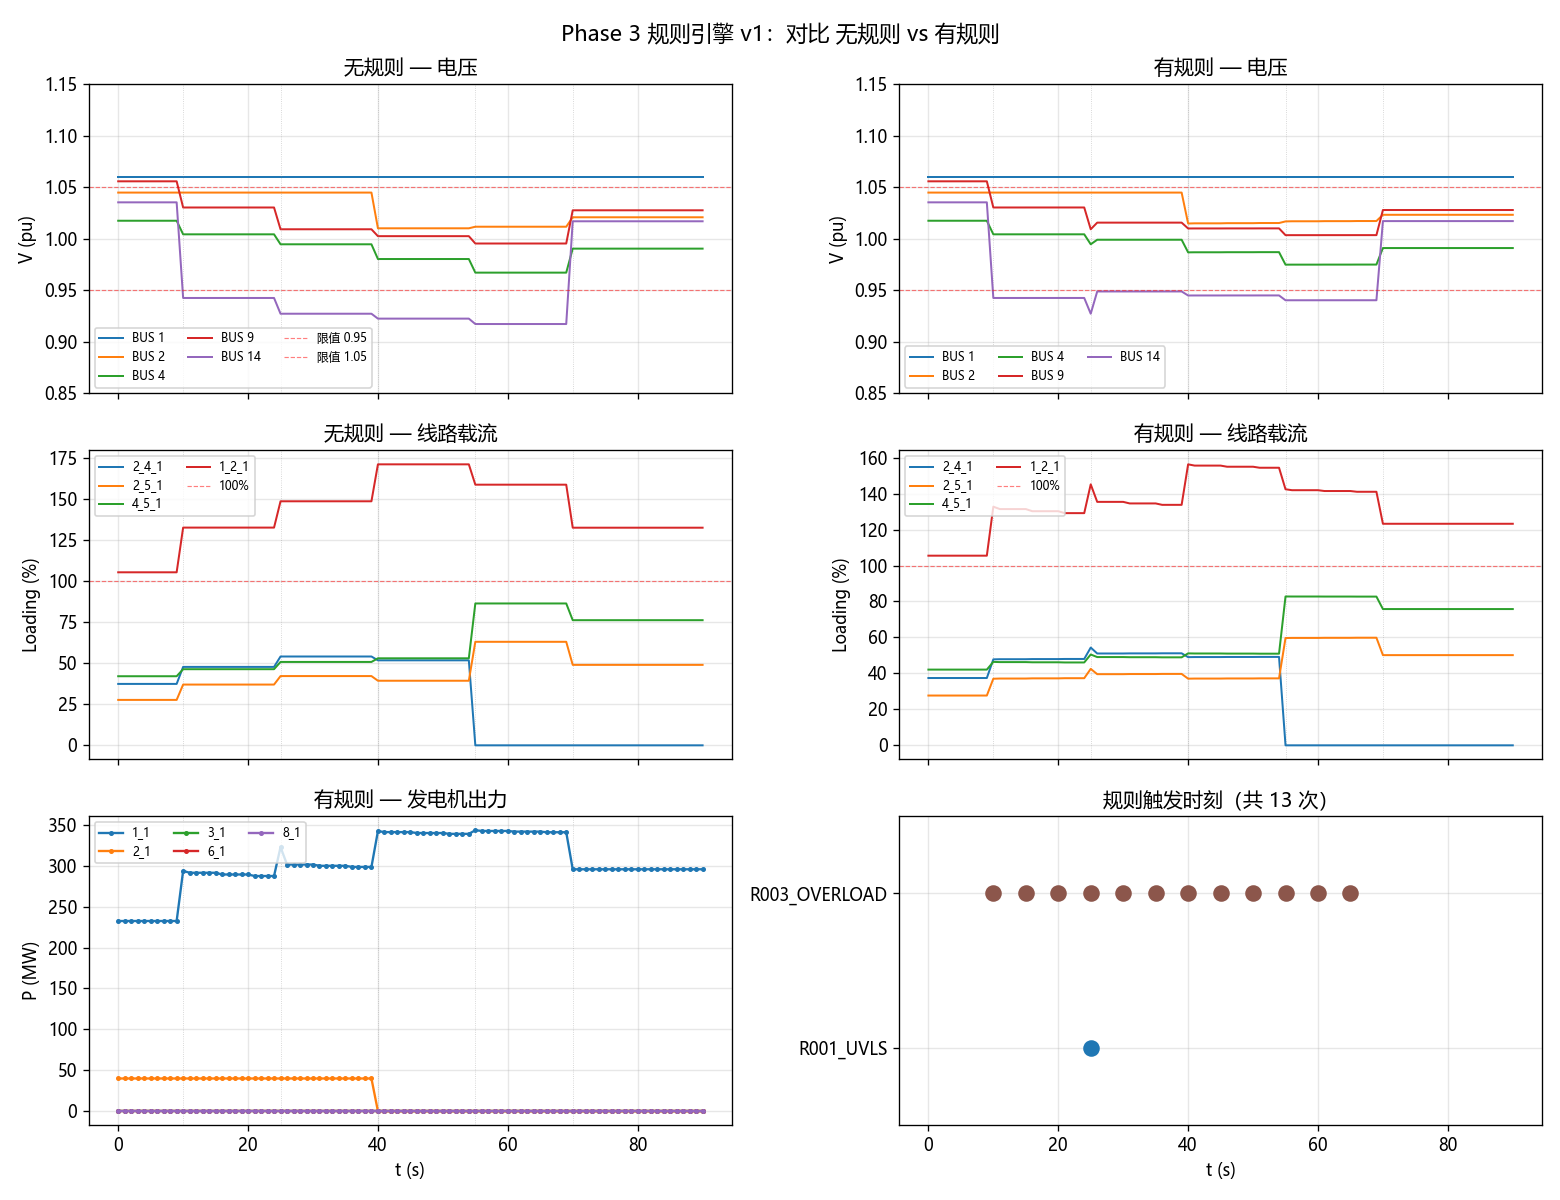

Generate this figure with Python:
# -*- coding: utf-8 -*-
"""
实验四：规则引擎 v1 验证（Phase 3）
================================================
目标：对比"无规则" vs "有规则"两个场景，证明规则改善系统指标

事件剧本（与 exp03 相同）：
  t= 10s  BUS 14 +50MW
  t= 25s  BUS 9  +30MW
  t= 40s  G2_1  跳机
  t= 55s  线 2_4_1 跳闸
  t= 70s  BUS 14 -50MW（恢复）

规则组：
  R001_UVLS      V<0.93pu -> 切30%负荷（冷却5s）
  R002_OVGR      V>1.07pu -> 降出力20%（冷却5s）
  R003_OVERLOAD  线 loading>130% -> 末端切10%负荷（冷却5s）

对比指标：
  - 最低电压（越接近 0.95 越好）
  - 最大线路载流百分比（越低越好）
  - 总负荷切除量
  - 规则触发次数

运行：
  gridcal-env/Scripts/python.exe lab_scripts/exp04_rule_engine.py
"""

import warnings
warnings.filterwarnings("ignore")

import numpy as np
import matplotlib
matplotlib.use("Agg")
import matplotlib.pyplot as plt
import matplotlib.font_manager as fm

# 尝试找一个支持中文的字体（Windows 默认 SimHei / Microsoft YaHei）
for candidate in ("Microsoft YaHei", "SimHei", "Noto Sans CJK SC", "Arial Unicode MS"):
    if any(candidate in f.name for f in fm.fontManager.ttflist):
        plt.rcParams["font.sans-serif"] = [candidate]
        break
plt.rcParams["axes.unicode_minus"] = False  # 负号显示

import VeraGridEngine as vg
from event_sim import Simulator, make_schedule
from rule_engine import build_default_rules, RuleEngine

GRID_FILE = "Grids_and_profiles/grids/IEEE 14 bus.raw"


def build_schedule():
    return make_schedule(
        (10.0, "load_add",  "BUS 14", 50.0),
        (25.0, "load_add",  "BUS 9",  30.0),
        (40.0, "gen_trip",  "2_1"),
        (55.0, "line_trip", "2_4_1"),
        (70.0, "load_drop", "_evt_1"),
    )


def run_scenario(with_rules: bool):
    """跑一次完整剧本，返回 (df, engine or None)。"""
    grid = vg.open_file(GRID_FILE)
    sim = Simulator(grid, dt=1.0, verbose=False)
    schedule = build_schedule()

    engine = None
    if with_rules:
        rules = build_default_rules(
            v_under=0.93,
            v_over=1.10,
            line_overload_pct=130.0,
            shed_fraction_uv=0.30,
            shed_fraction_overload=0.10,
            gen_reduce_fraction=0.20,
            cooldown=5.0,
        )
        engine = RuleEngine(rules, name="default")
    df = sim.run(duration=90.0, schedule=schedule, rules=engine)
    return df, engine


def summarize(df: np.ndarray, label: str) -> dict:
    """从状态 DataFrame 提取关键指标。"""
    conv = df[df["converged"]].copy()
    if len(conv) == 0:
        return {"label": label, "converged_steps": 0}

    # 所有 v_* 列的最小值（最低电压）
    v_cols = [c for c in conv.columns if c.startswith("v_")]
    line_cols = [c for c in conv.columns if c.startswith("line_")]

    min_v = float(conv[v_cols].min().min())
    max_load = float(conv[line_cols].max().max())
    max_loss = float(conv["loss_mw"].max())

    # 总负荷切除量 = 基线 - 当前 (用每个时刻的总负荷近似)
    # 简单做法：gen.P 减少之和（更准的：monitor 每个 step 的 sum(load.P)）
    return {
        "label": label,
        "converged_steps": int(conv.shape[0]),
        "min_v_pu": min_v,
        "max_line_load_pct": max_load,
        "max_loss_mw": max_loss,
    }


def report_summary(rows: list[dict]):
    """打印对比表。"""
    print(f"\n{'场景':<14s} | {'converged':>10s} | {'min V (pu)':>10s} | "
          f"{'max load %':>10s} | {'max loss MW':>10s}")
    print("-" * 70)
    for r in rows:
        print(f"{r['label']:<14s} | {r['converged_steps']:>10d} | "
              f"{r['min_v_pu']:>10.4f} | {r['max_line_load_pct']:>10.2f} | "
              f"{r['max_loss_mw']:>10.2f}")


def plot_comparison(df_off: np.ndarray, df_on: np.ndarray,
                    engine: RuleEngine, key_buses, key_lines):
    """画 6 张子图：电压、线路载流、规则触发时间轴。"""
    fig, axes = plt.subplots(3, 2, figsize=(13, 10), sharex=True)
    fig.suptitle("Phase 3 规则引擎 v1：对比 无规则 vs 有规则", fontsize=13)

    # 上左：无规则 电压
    ax = axes[0, 0]
    for b in key_buses:
        col = f"v_{b}"
        if col in df_off.columns:
            ax.plot(df_off["t"], df_off[col], label=b, lw=1.2)
    ax.axhline(0.95, color="r", ls="--", lw=0.7, alpha=0.5, label="限值 0.95")
    ax.axhline(1.05, color="r", ls="--", lw=0.7, alpha=0.5, label="限值 1.05")
    ax.set_ylim(0.85, 1.15)
    ax.set_ylabel("V (pu)")
    ax.set_title("无规则 — 电压")
    ax.legend(loc="lower left", fontsize=7, ncol=3)
    ax.grid(True, alpha=0.3)

    # 事件竖线（两张电压图共用）
    for ev_t in (10, 25, 40, 55, 70):
        for a in (axes[0, 0], axes[0, 1], axes[1, 0], axes[1, 1], axes[2, 0]):
            a.axvline(ev_t, color="gray", ls=":", lw=0.5, alpha=0.4)

    # 上右：有规则 电压
    ax = axes[0, 1]
    for b in key_buses:
        col = f"v_{b}"
        if col in df_on.columns:
            ax.plot(df_on["t"], df_on[col], label=b, lw=1.2)
    ax.axhline(0.95, color="r", ls="--", lw=0.7, alpha=0.5)
    ax.axhline(1.05, color="r", ls="--", lw=0.7, alpha=0.5)
    ax.set_ylim(0.85, 1.15)
    ax.set_ylabel("V (pu)")
    ax.set_title("有规则 — 电压")
    ax.legend(loc="lower left", fontsize=7, ncol=3)
    ax.grid(True, alpha=0.3)

    # 中左：无规则 线路载流
    ax = axes[1, 0]
    for l in key_lines:
        col = f"line_{l}"
        if col in df_off.columns:
            ax.plot(df_off["t"], df_off[col], label=l, lw=1.2)
    ax.axhline(100, color="r", ls="--", lw=0.7, alpha=0.5, label="100%")
    ax.set_ylabel("Loading (%)")
    ax.set_title("无规则 — 线路载流")
    ax.legend(loc="upper left", fontsize=7, ncol=2)
    ax.grid(True, alpha=0.3)

    # 中右：有规则 线路载流
    ax = axes[1, 1]
    for l in key_lines:
        col = f"line_{l}"
        if col in df_on.columns:
            ax.plot(df_on["t"], df_on[col], label=l, lw=1.2)
    ax.axhline(100, color="r", ls="--", lw=0.7, alpha=0.5, label="100%")
    ax.set_ylabel("Loading (%)")
    ax.set_title("有规则 — 线路载流")
    ax.legend(loc="upper left", fontsize=7, ncol=2)
    ax.grid(True, alpha=0.3)

    # 下左：有规则 — 发电机出力对比
    ax = axes[2, 0]
    gens = [gen.name for gen in vg.open_file(GRID_FILE).get_generators()]
    for g in gens:
        col = f"gen_{g}"
        if col in df_on.columns:
            ax.plot(df_on["t"], df_on[col], label=g, lw=1.4, marker="o", ms=2)
    ax.set_xlabel("t (s)")
    ax.set_ylabel("P (MW)")
    ax.set_title("有规则 — 发电机出力")
    ax.legend(loc="upper left", fontsize=7, ncol=3)
    ax.grid(True, alpha=0.3)

    # 下右：规则触发时间轴
    ax = axes[2, 1]
    rule_ids = sorted({r_id for _, r_id, _ in engine.log})
    rule_to_y = {rid: i for i, rid in enumerate(rule_ids)}
    color_map = {rid: plt.cm.tab10(i / max(len(rule_ids), 1))
                 for i, rid in enumerate(rule_ids)}
    for t, rid, msg in engine.log:
        ax.scatter(t, rule_to_y[rid], color=color_map[rid], s=80, zorder=3)
    ax.set_xlabel("t (s)")
    ax.set_title(f"规则触发时刻（共 {len(engine.log)} 次）")
    ax.grid(True, alpha=0.3)
    ax.set_yticks(range(len(rule_ids)))
    ax.set_yticklabels(rule_ids)
    ax.set_ylim(-0.5, len(rule_ids) - 0.5)

    plt.tight_layout()
    out_png = "lab_scripts/exp04_rule_engine.png"
    plt.savefig(out_png, dpi=120)
    print(f"\n图已保存到 {out_png}")


def main():
    print("=" * 60)
    print("场景 A: 无规则")
    print("=" * 60)
    df_off, _ = run_scenario(with_rules=False)

    print("\n" + "=" * 60)
    print("场景 B: 有规则")
    print("=" * 60)
    df_on, engine = run_scenario(with_rules=True)

    # 汇总
    sum_off = summarize(df_off, "无规则")
    sum_on = summarize(df_on, "有规则")
    report_summary([sum_off, sum_on])

    # 规则触发明细
    print("\n=== 规则触发明细 ===")
    if engine.log:
        for t, rid, msg in engine.log:
            print(f"  t={t:5.1f}s  {rid:<14s}  {msg}")
    else:
        print("  (无触发)")

    print(f"\n各规则触发次数：")
    for r in engine.rules:
        print(f"  {r.id:<14s}  {r.fire_count} 次")

    # 总负荷切除量（粗略）：t=0 时总线负荷 vs 终点总负荷
    # 需要重新读基线计算，因为 df 没记 load 总和
    base_grid = vg.open_file(GRID_FILE)
    base_total = sum(ld.P for ld in base_grid.get_loads())
    final_grid_state = df_on.iloc[-1]
    print(f"\n基线总负荷: {base_total:.2f} MW")
    print(f"净增负荷（事件）：+80MW → 撤 50MW = +30MW")
    print(f"  → 如果规则不再切负荷，t=90s 时应为 {base_total + 30:.2f} MW")

    # 画图
    key_buses = ["BUS 1", "BUS 2", "BUS 4", "BUS 9", "BUS 14"]
    key_lines = ["2_4_1", "2_5_1", "4_5_1", "1_2_1"]
    plot_comparison(df_off, df_on, engine, key_buses, key_lines)


if __name__ == "__main__":
    main()
